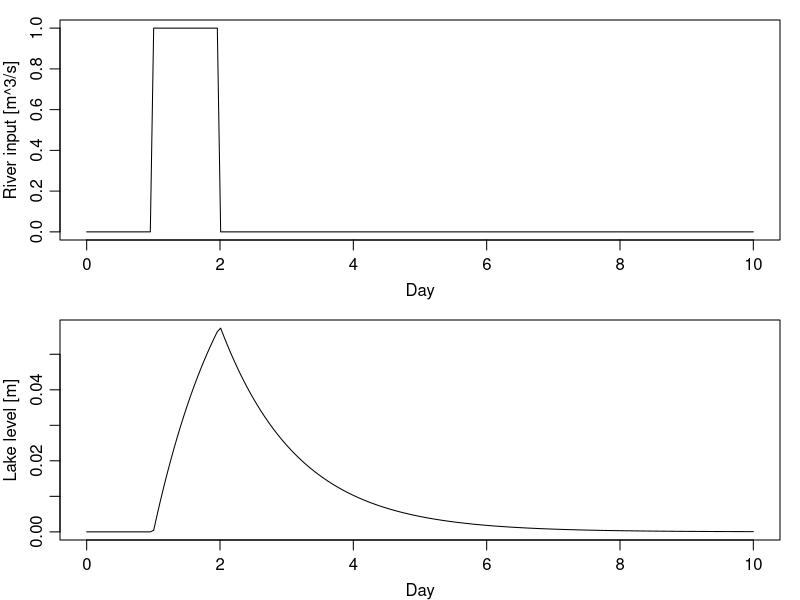

Reproduce this figure in R.
## ---- chunk 1
library(deSolve)
## ---- chunk 2
IC <- 0
parms <- list(A=1e6, gamma=10)
## ---- chunk 3
sperday <- 86400 # seconds per day
times <- seq(0, 10*sperday, length.out=200)
F <- function(t)
{
    ifelse (t > sperday & t < 2*sperday, 1, 0)
}
## ---- chunk 4
DE <- function(t, y, parms)
{
    h <- y[1]
    dhdt <- F(t) / parms$A - parms$gamma * h / parms$A
    list(dhdt)
}
## ---- chunk 5
sol <- lsoda(IC, times, DE, parms)
## ---- chunk 6
par(mfrow=c(2,1), mar=c(3,3,1,1), mgp=c(2,0.7,0))
h <- sol[,2]
Day <- times / 86400
plot(Day, F(times), type='l', ylab="River input [m^3/s]")
plot(Day, h, type='l', ylab="Lake level [m]")
